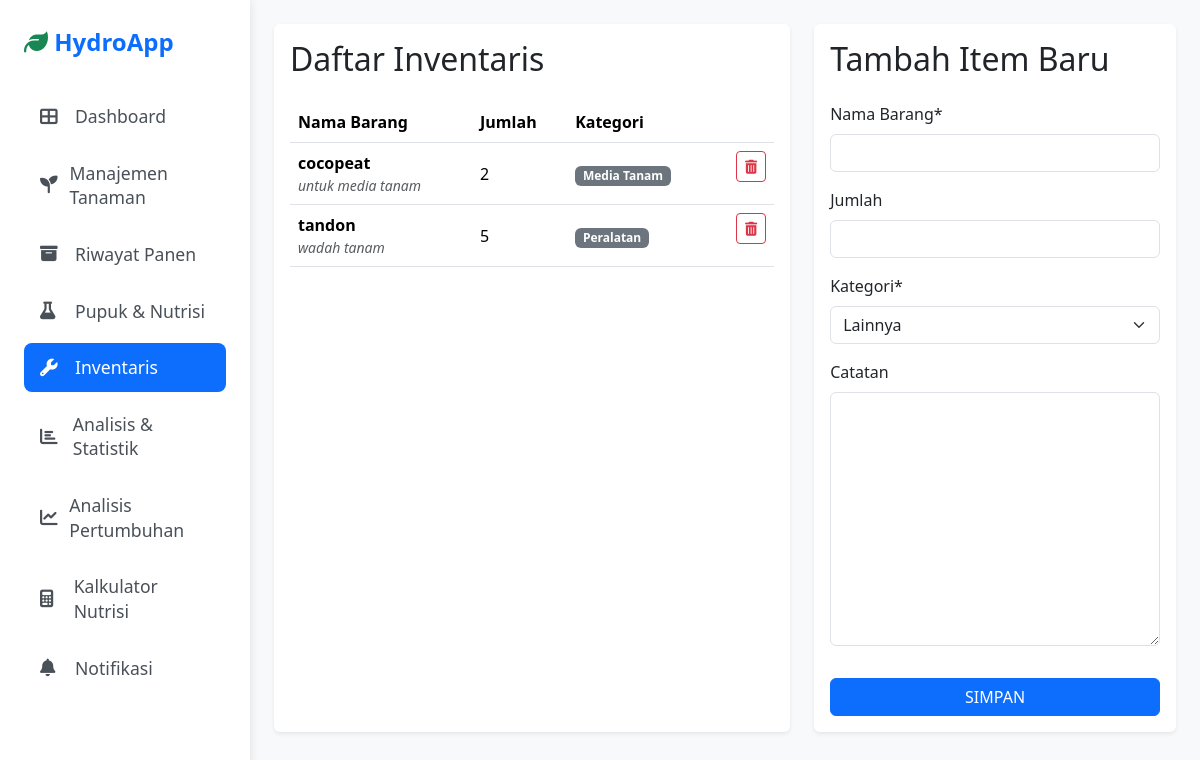
Page /inventaris/ on the committed database.
### hidroponik/models.py (models this page shows, shortened)
class InventarisItem(models.Model):
    CATEGORY_CHOICES = [
        ('Peralatan', 'Peralatan'),
        ('Media Tanam', 'Media Tanam'),
        ('Lainnya', 'Lainnya'),
    ]
    nama_barang = models.CharField(max_length=200, verbose_name="Nama Barang")
    jumlah = models.PositiveIntegerField(blank=True, null=True)
    kategori = models.CharField(max_length=50, choices=CATEGORY_CHOICES, default='Lainnya')
    catatan = models.TextField(blank=True)
    tanggal_ditambahkan = models.DateTimeField(auto_now_add=True)

### hidroponik/views.py (the view)
# urls.py: path('inventaris/', views.manajemen_inventaris, name='manajemen_inventaris'),
def manajemen_inventaris(request):
    if request.method == 'POST':
        form = InventarisForm(request.POST)
        if form.is_valid():
            form.save()
            return redirect('manajemen_inventaris')
    form = InventarisForm()
    semua_item = InventarisItem.objects.all().order_by('nama_barang')
    context = {
        'form': form,
        'semua_item': semua_item
    }
    return render(request, 'hidroponik/manajemen_inventaris.html', context)

### hidroponik/forms.py
class InventarisForm(forms.ModelForm):
    class Meta:
        model = InventarisItem
        fields = ['nama_barang', 'jumlah', 'kategori', 'catatan']
    def __init__(self, *args, **kwargs):
        super().__init__(*args, **kwargs)
        self.helper = FormHelper()
        self.helper.form_tag = False

### hidroponik/templates/hidroponik/manajemen_inventaris.html (shortened to what this page needs)
{% extends 'hidroponik/base.html' %}
{% load crispy_forms_tags %}
{% block content %}
<div class="row">
    <div class="col-lg-7">
        <div class="card shadow-sm border-0 h-100">
            <div class="card-body">
                <h2 class="card-title mb-4">Daftar Inventaris</h2>
                <div class="table-responsive">
                    <table class="table table-hover">
                        <thead>
                            <tr>
                                <th>Nama Barang</th>
                                <th>Jumlah</th>
                                <th>Kategori</th>
                                <th></th>
                            </tr>
                        </thead>
                       <tbody>
                            {% for item in semua_item %}
                            <tr>
                                <td class="align-middle">
                                    <strong>{{ item.nama_barang }}</strong>
                                    {% if item.catatan %}
                                        <small class="d-block text-muted fst-italic">{{ item.catatan }}</small>
                                    {% endif %}
                                </td>
                                <td class="align-middle">{{ item.jumlah|default_if_none:"-" }}</td>
                                <td class="align-middle"><span class="badge bg-secondary">{{ item.get_kategori_display }}</span></td>
                                <td class="text-end">
                                    <form action="{% url 'hapus_inventaris_item' item.pk %}" method="post" onsubmit="return confirm('Hapus item ini?');">
                                        <button type="submit" class="btn btn-sm btn-outline-danger">
                                            <i class="fas fa-trash-alt"></i>
                                        </button>
                                    </form>
                                </td>
                            </tr>
                            {% empty %}
                            <tr>
                                <td colspan="4" class="text-center text-muted">Belum ada item inventaris.</td>
                            </tr>
                            {% endfor %}
                        </tbody>
                    </table>
                </div>
            </div>
        </div>
    </div>
    <div class="col-lg-5">
        <div class="card shadow-sm border-0 h-100">
            <div class="card-body">
                <h2 class="card-title mb-4">Tambah Item Baru</h2>
                <form method="post">
                    {{ form|crispy }}
                    <div class="d-grid">
                        <button type="submit" class="btn btn-primary mt-3">SIMPAN</button>
                    </div>
                </form>
            </div>
        </div>
    </div>
</div>
{% endblock %}

### hidroponik/templates/hidroponik/base.html (style rules this page uses)
body { background-color: #f8f9fa; }

### rows in the picture
InventarisItem: nama_barang "cocopeat", catatan "untuk media tanam", jumlah "2", kategori "Media Tanam"
InventarisItem: nama_barang "tandon", catatan "wadah tanam", jumlah "5", kategori "Peralatan"
